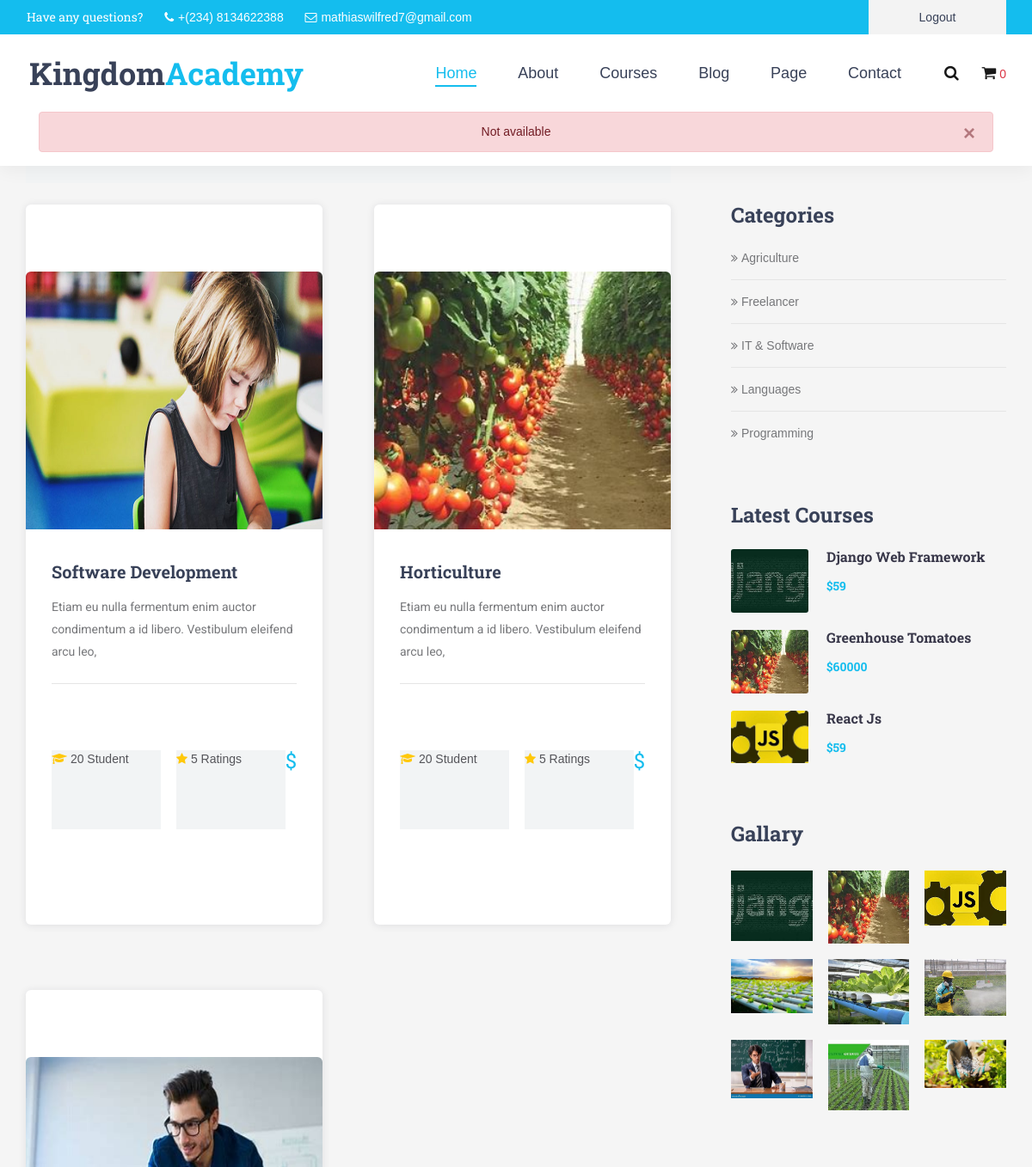
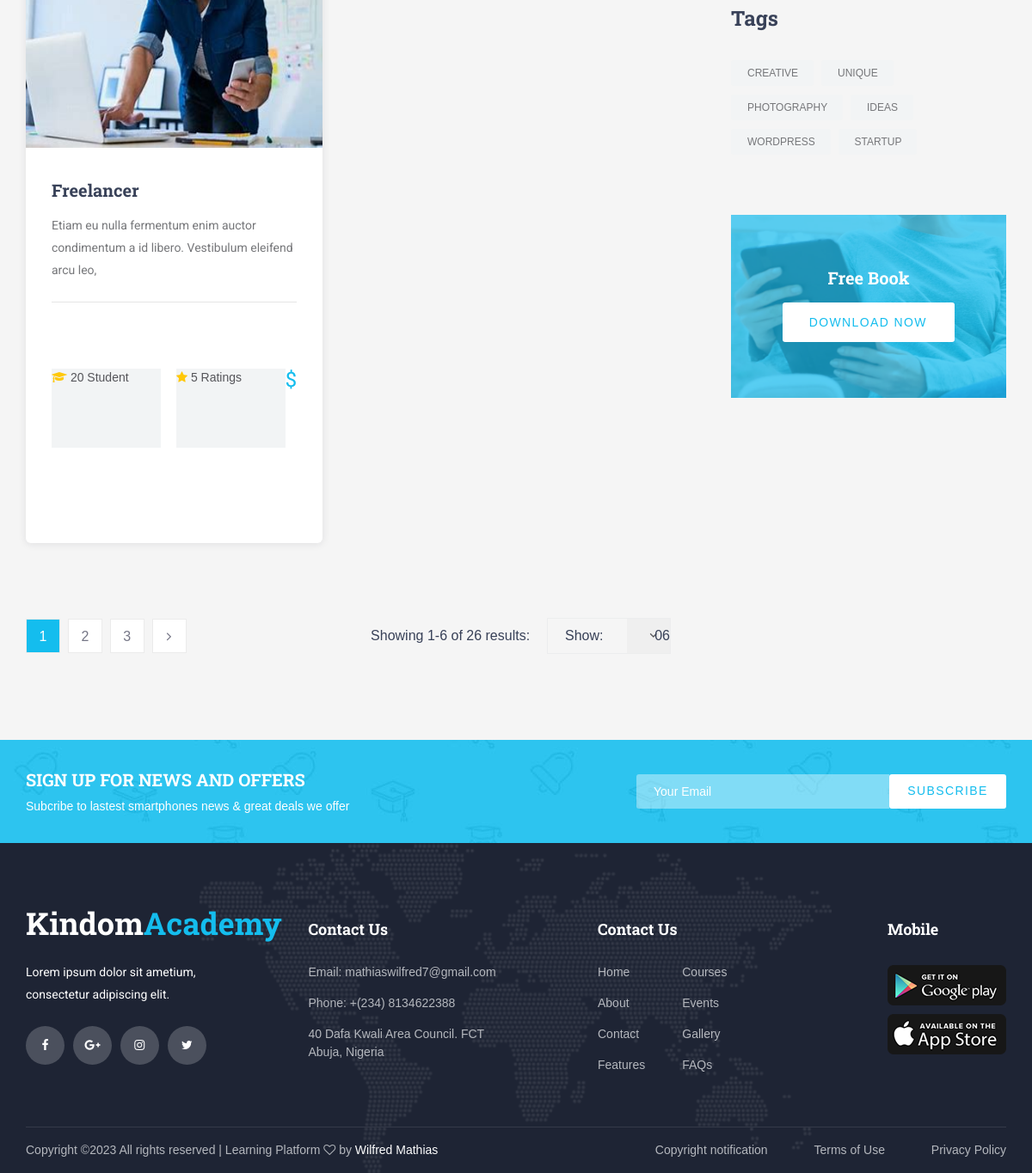
Page /all_courses/ (signed in) on the committed database (2 pictures, top to bottom).
### learningApp/models.py (models this page shows, shortened)
class Category(models.Model):
    name = models.CharField(max_length=100)
    description = models.TextField(max_length=10000, default = 'description')
    thumbnail = models.ImageField(upload_to='course_thumbnails/', null=True)
    update_date = models.DateTimeField(default=timezone.now)

class Course(models.Model):
    user = models.ForeignKey(settings.AUTH_USER_MODEL, on_delete=models.CASCADE)
    title = models.CharField(max_length=200)
    description = models.TextField()
    categories = models.ManyToManyField(Category)
    thumbnail = models.ImageField(upload_to='course_thumbnails/', blank=False)
    created_at = models.DateTimeField(auto_now_add=True)
    instructor = models.ManyToManyField(Instructor)
    price = models.IntegerField(default=0)
    requirement= models.TextField(max_length=10000, default = 'requirement')
    target_audience= models.TextField(max_length=10000)
    update_date = models.DateTimeField(default=timezone.now)
    duration =models.CharField(max_length=20, blank = True)
    def display_image(self):
        if self.thumbnail.url:
            return self.thumbnail.url
        return None

### learningApp/views.py (the view)
# urls.py: path('all_courses/', views.all_courses, name = 'all_courses'),
def all_courses(request):
    user = request.user
    course_cat = Category.objects.all()
    course = Course.objects.all().order_by('created_at')[:3]
    galary = Course.objects.all().order_by('created_at')[:9]
    add_to_cart = EnrollmentNotification.objects.filter(user=user, is_enroll=True).aggregate(counts=Count('enroll'))
    if request.method =='GET':
        search = request.GET.get('search')
        search_course = Course.objects.filter(Q(title__icontains = search)) if search else None
        if not search:
            messages.info(request, 'Not available')
    context = {
        'searches':search_course,
        'galary':galary,
        'courses':course,
        'categories':course_cat,
        'cart':add_to_cart,
    }
    return render(request, 'learningApp/courses.html', context)

### learningApp/templates/learningApp/courses.html (shortened to what this page needs)
{% extends 'base/learningApp/base.html' %}
{% load static %}
{% block content %}
{% block title %}Courses{% endblock %}
<div class="super_container ">
	<div class="courses">
		<div class="container">
			<div class="row">
				<div class="col-lg-8">
					<div class="courses_search_container">
						<form action="" id="courses_search_form" class="courses_search_form d-flex flex-row align-items-center justify-content-start">
							<button action="submit" class="courses_search_button ">search now</button>
						</form>
					</div>
					<div class="courses_container">
						<div class="row courses_row">
							{% for category in categories %}
							<div class="col-lg-6 col-md-6 col-sm-12 course_col">
								<div class="course">
									<div class="course_image"><img src="{{ category.thumbnail.url }}" alt="" style="height:300px; width:400px;"></div>
									<div class="course_body">
										<h3 class="course_title"><a href="{% url 'category_detail' category.id %}">{{ category.name}}</a></h3>
										<div class="course_text">
											<p>{{ category.description|truncatewords:25 }}</p>
										</div>
									</div>
									<div class="course_footer">
										<div class="course_footer_content d-flex flex-row align-items-center justify-content-start">
											<div class="course_info">
												<i class="fa fa-graduation-cap" aria-hidden="true"></i>
												<span>20 Student</span>
											</div>
											<div class="course_info">
												<i class="fa fa-star" aria-hidden="true"></i>
												<span>5 Ratings</span>
											</div>
											<div class="course_price ml-auto">${{ category.price }}</div>
										</div>
									</div>
								</div>
							</div>
							{% if forloop.counter|divisibleby:2 or forloop.last %}
							</div>
							<div class="row courses_row">
							{% endif %}
							{% endfor %}
						</div>
						<div class="row pagination_row">
							<div class="col">
								<div class="pagination_container d-flex flex-row align-items-center justify-content-start">
									<ul class="pagination_list">
										<li class="active"><a href="#">1</a></li>
										<li><a href="#">2</a></li>
										<li><a href="#">3</a></li>
										<li><a href="#"><i class="fa fa-angle-right" aria-hidden="true"></i></a></li>
									</ul>
									<div class="courses_show_container ml-auto clearfix">
										<div class="courses_show_text">Showing <span class="courses_showing">1-6</span> of <span class="courses_total">26</span> results:</div>
										<div class="courses_show_content">
											<span>Show: </span>
											<select id="courses_show_select" class="courses_show_select">
												<option>06</option>
											</select>
										</div>
									</div>
								</div>
							</div>
						</div>
					</div>
				</div>
				<div class="col-md-4 col-lg-4">
					<div class="sidebar">
						<div class="sidebar_section">
							<div class="sidebar_section_title">Categories</div>
							<div class="sidebar_categories">
								<ul>
									<li><a href="#">Agriculture</a></li>
									<li><a href="#">Freelancer</a></li>
									<li><a href="#">IT & Software</a></li>
									<li><a href="#">Languages</a></li>
									<li><a href="#">Programming</a></li>
								</ul>
							</div>
						</div>
						<div class="sidebar_section">
							<div class="sidebar_section_title">Latest Courses</div>
							<div class="sidebar_latest">
								{% for course in courses %}
								<div class="latest d-flex flex-row align-items-start justify-content-start">
									<div class="latest_image"><div><img src="{{ course.thumbnail.url }}" alt=""></div></div>
									<div class="latest_content">
										<div class="latest_title"><a href="course.html">{{ course.title }}</a></div>
										<div class="latest_price">${{ course.price}}</div>
									</div>
								</div>
								{% endfor %}
							</div>
						</div>
						<div class="sidebar_section">
							<div class="sidebar_section_title">Gallary</div>
							<div class="sidebar_gallery">
								<ul class="gallery_items d-flex flex-row align-items-start justify-content-between flex-wrap">
									{% for gal in galary %}
									<li class="gallery_item">
										<a class="colorbox" href="">
											<img src="{{ gal.display_image }}" alt="">
										</a>
									</li>
									{% endfor %}
								</ul>
							</div>
						</div>
						<div class="sidebar_section">
							<div class="sidebar_section_title">Tags</div>
							<div class="sidebar_tags">
								<ul class="tags_list">
									<li><a href="#">creative</a></li>
									<li><a href="#">unique</a></li>
									<li><a href="#">photography</a></li>
									<li><a href="#">ideas</a></li>
									<li><a href="#">wordpress</a></li>
									<li><a href="#">startup</a></li>
								</ul>
							</div>
						</div>
						<div class="sidebar_section">
							<div class="sidebar_banner d-flex flex-column align-items-center justify-content-center text-center">
								<div class="sidebar_banner_content">
									<div class="banner_title">Free Book</div>
									<div class="banner_button"><a href="#">download now</a></div>
								</div>
							</div>
						</div>
					</div>
				</div>
			</div>
		</div>
	</div>
</div>
{% endblock %}

### rows in the picture
Category: thumbnail (picture), name "Software Development", description "Etiam eu nulla fermentum enim auctor condimentum a id libero. Vestibulum eleifend arcu leo,"
Category: thumbnail (picture), name "Horticulture", description "Etiam eu nulla fermentum enim auctor condimentum a id libero. Vestibulum eleifend arcu leo,"
Category: thumbnail (picture), name "Freelancer", description "Etiam eu nulla fermentum enim auctor condimentum a id libero. Vestibulum eleifend arcu leo,"
Course: thumbnail (picture), title "Django Web Framework", price "59", display_image (picture)
Course: thumbnail (picture), title "Greenhouse Tomatoes", price "60000", display_image (picture)
Course: thumbnail (picture), title "React Js", price "59", display_image (picture)
Course: display_image (picture)
Course: display_image (picture)
Course: display_image (picture)
Course: display_image (picture)
Course: display_image (picture)
Course: display_image (picture)

### other values in the picture
{{ cart.counts }} "0"
{{ message }} "Not available"
